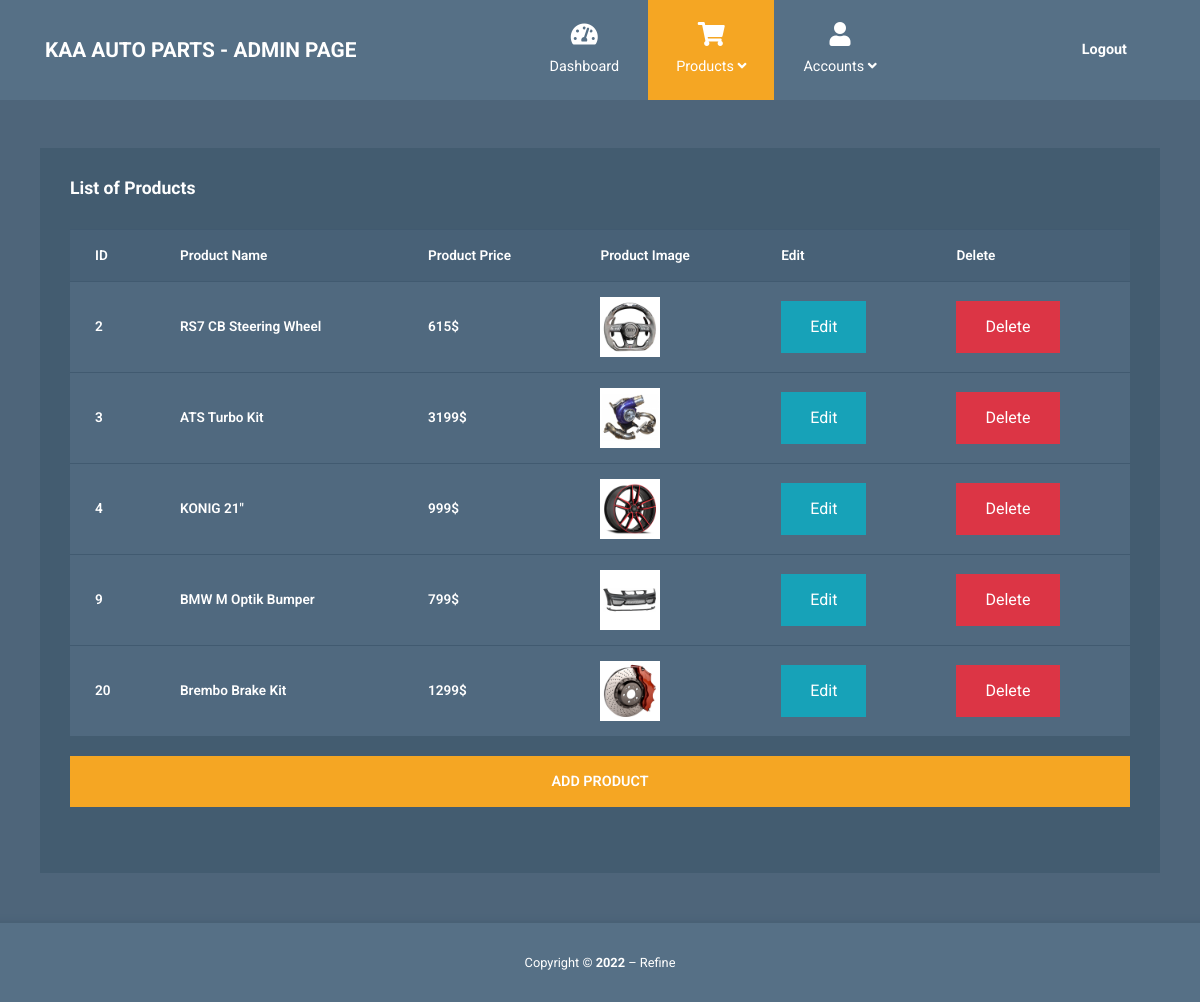
/admin/products.php, run on the app's committed database.
### tables this page shows
CREATE TABLE `products` (
  `id` int(11) NOT NULL,
  `productname` varchar(50) NOT NULL,
  `productprice` int(11) NOT NULL,
  `productimage` varchar(150) NOT NULL
);

### admin/products.php (the view, shortened to what this page needs)
<?php
include_once 'admin_assets/includes/config.inc.php';
?>
<!DOCTYPE html>
<html lang="en">
<head>
  <link rel="stylesheet" href="admin_assets/css/fontawesome.min.css" />
  <link rel="stylesheet" href="admin_assets/css/bootstrap.min.css" />
  <link rel="stylesheet" href="admin_assets/css/templatemo-style.css">
</head>
<body id="reportsPage">
  <nav class="navbar navbar-expand-xl">
    <div class="container h-100">
      <a class="navbar-brand" href="index.php">
        <h1 class="tm-site-title mb-0">KAA Auto Parts - Admin Page</h1>
      </a>
      <div class="collapse navbar-collapse" id="navbarSupportedContent">
        <ul class="navbar-nav mx-auto h-100">
          <li class="nav-item">
            <a class="nav-link" href="index.php">
              <i class="fas fa-tachometer-alt"></i>
              Dashboard
            </a>
          </li>
          <li class="nav-item dropdown">
            <a class="nav-link active dropdown-toggle" href="products.php" id="navbarDropdown" role="button" data-toggle="dropdown" aria-haspopup="true" aria-expanded="false">
              <i class="fas fa-shopping-cart"></i>
              <span>
                Products <i class="fas fa-angle-down"></i>
              </span>
            </a>
          </li>
          <li class="nav-item dropdown">
            <a class="nav-link dropdown-toggle" href="accounts.php" id="navbarDropdown" role="button" data-toggle="dropdown" aria-haspopup="true" aria-expanded="false">
              <i class="fas fa-user"></i>
              <span>
                Accounts <i class="fas fa-angle-down"></i>
              </span>
            </a>
          </li>
        </ul>
        <ul class="navbar-nav">
          <li class="nav-item">
            <a class="nav-link d-block" href="../assets/includes/logout.inc.php">
              <b>Logout</b>
            </a>
          </li>
        </ul>
      </div>
    </div>
  </nav>
  <div class="container mt-5">
    <div class="row tm-content-row">
      <div class="col-sm-12 col-md-12 col-lg-12 col-xl-12 tm-block-col">
        <div class="tm-bg-primary-dark tm-block-products" style="padding: 30px;">
          <h2 class="tm-block-title">List of Products</h2>
          <table class="table table-hover tm-table-medium tm-product-table">
            <thead>
              <tr>
                <td>ID</td>
                <td>Product Name</td>
                <td>Product Price</td>
                <td>Product Image</td>
                <td>Edit</td>
                <td>Delete</td>
              </tr>
            </thead>
            <tbody>
              <?php
              $products = "SELECT * FROM products;";
              $result = mysqli_query($conn, $products);
              if (mysqli_num_rows($result) > 0) {
                foreach ($result as $product) {
              ?>
                  <tr>
                    <td><?= $product['id'] ?></td>
                    <td><?= $product['productname'] ?></td>
                    <td><?= $product['productprice'] ?>$</td>
                    <td><img src="../<?= $product['productimage']; ?>" width="60px" height="60px"></td>
                    <td><a href="products-edit.php?id=<?= $product['id']; ?>" class="btn btn-info">Edit</a></td>
                    <td>
                      <form action="admin_assets/includes/products-delete.inc.php" method="POST">
                        <button type="submit" name="deleteproduct" value="<?= $product['id']; ?>" class="btn btn-danger">Delete</button>
                      </form>
                    </td>
                  </tr>
                <?php
                }
              } else {
                ?>
                <tr>
                  <td colspan="6">No Products Found</td>
                </tr>
              <?php
              }
              ?>
            </tbody>
          </table>
          <a href="products-add.php" class="btn btn-primary btn-block text-uppercase mb-3" style="margin-top: 20px;">Add Product</a>
        </div>
      </div>
    </div>
  </div>
  <footer class="tm-footer row tm-mt-small">
    <div class="col-12 font-weight-light">
      <p class="text-center text-white mb-0 px-4 small">
        Copyright &copy; <b>2022</b> – <a rel="nofollow noopener" href="https://instagram.com/refinemk" class="tm-footer-link">Refine</a>
      </p>
    </div>
  </footer>
</body>
</html>

### admin/admin_assets/css/templatemo-style.css (style rules this page uses)
html { font-size: 16px; overflow-x: hidden; }
body { font-family: Roboto, Helvetica, Arial, sans-serif; background-color: #4e657a; overflow-x: hidden; }
a { transition: all 0.3s ease; }
.navbar-brand { display: flex; align-items: center; }
.tm-site-title { display: inline-block; text-transform: uppercase; font-size: 1.3rem; font-weight: 700; color: #fff; }
.navbar { height: 100px; background-color: #567086; padding: 0; }
.navbar .container { position: relative; }
.tm-mt-small { margin-top: 20px; }
.tm-block-col { margin-bottom: 30px; }
.tm-block-title { font-size: 1.1rem; font-weight: 700; color: #fff; margin-bottom: 30px; }
.nav-link { color: #fff; height: 100%; display: flex; align-items: center; justify-content: center; flex-direction: column; font-size: 90%; }
.nav-link > i { margin-bottom: 10px; margin-right: 0; font-size: 1.5rem; }
.dropdown-item, .nav-link { padding: 15px 20px; }
.navbar-nav .active > .nav-link, .navbar-nav .nav-link.active { background-color: #f5a623; color: #fff; }
.navbar-nav .nav-link.active i { color: #fff; }
.nav-item { text-align: center; }
.nav-item:last-child { margin-right: 0; }
.dropdown-toggle::after { display: none; }
.tm-content-row { justify-content: space-between; margin-left: -20px; margin-right: -20px; }
.table { background-color: #50697f; color: #fff; font-size: 85%; margin-bottom: 0; }
thead { background-color: #486177; color: #fff; }
.btn { border-radius: 0; padding: 13px 28px; transition: all 0.2s ease; max-width: 100%; }
.btn-primary { color: #fff; background-color: #f5a623; border: 2px solid #f5a623; font-size: 90%; font-weight: 600; }
.table td, .table th { border-top: 1px solid #415a70; padding: 15px 25px; vertical-align: middle; }
.table-hover tbody tr { transition: all 0.2s ease; }
.tm-bg-primary-dark { background-color: #435c70; }
.tm-block-products { min-height: 725px; }
.tm-product-table tr { font-weight: 600; }
.tm-footer { background-color: #567086; padding-top: 30px; padding-bottom: 30px; -webkit-box-shadow: 0 -3px 5px 0 rgba(69, 92, 113, 0.59); -moz-box-shadow: 0 -3px 5px 0 rgba(69, 92, 113, 0.59); box-shadow: 0 -3px 5px 0 rgba(69, 92, 113, 0.59); }
.tm-footer-link { color: white; }
@media (min-width: 1200px) { .navbar-expand-xl .navbar-nav .nav-link { padding-left: 28px; padding-right: 28px; } }
@media (min-width: 1200px) { .navbar-collapse { height: 100%; } }
@media (max-width: 1275px) and (min-width: 1200px) { .nav-item { margin-right: 15px; } }
@media (max-width: 1350px) { .nav-item { margin-right: 1px; } }

### data on the page
products: id "2", productname "RS7 CB Steering Wheel", productprice "615", productimage (picture)
products: id "3", productname "ATS Turbo Kit", productprice "3199", productimage (picture)
products: id "4", productname "KONIG 21\"", productprice "999", productimage (picture)
products: id "9", productname "BMW M Optik Bumper", productprice "799", productimage (picture)
products: id "20", productname "Brembo Brake Kit", productprice "1299", productimage (picture)
